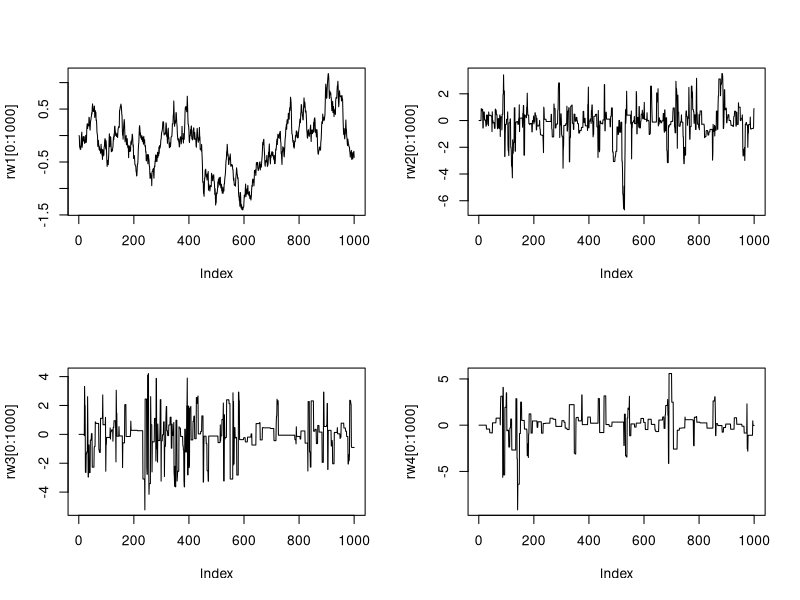
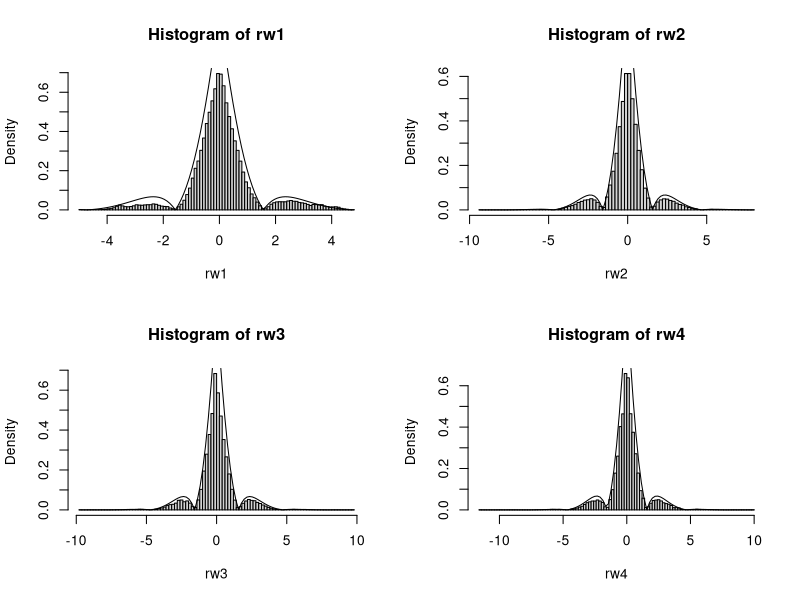
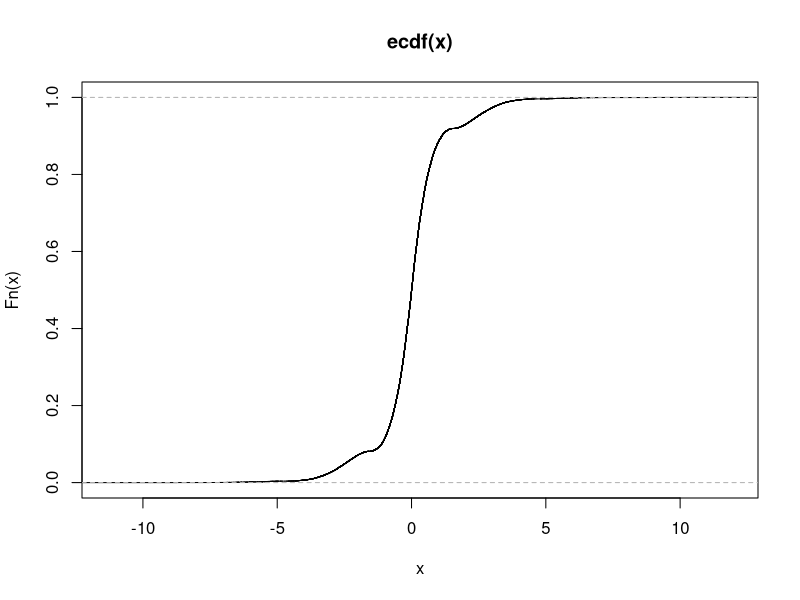
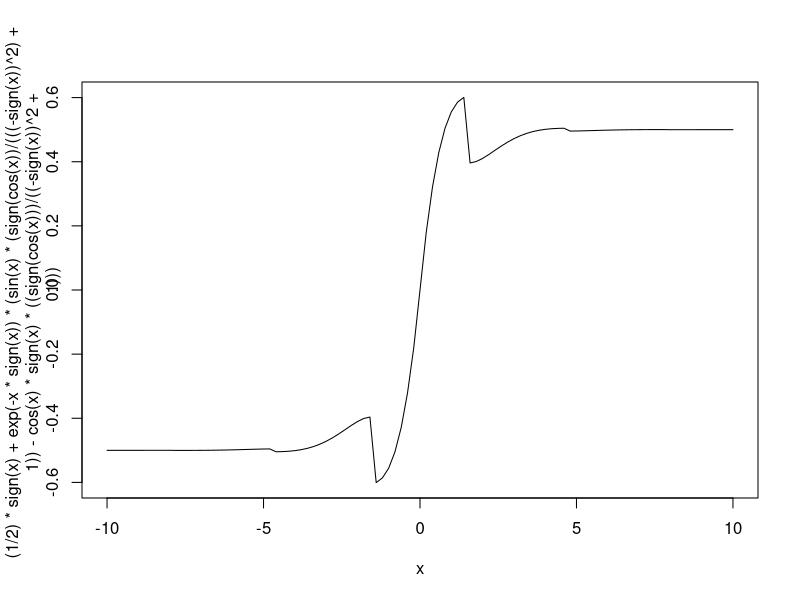

These figures' R source, in order:
# Criando a função
rw.Metropolis <- function(x, sigma, x0, N) {
  f <- function(x) abs(cos(x))*exp(-abs(x))
  x <- numeric(N)
  x[1] <- x0
  k <- 0
  u <- runif(N)
  for(i in 2:N) {
    z <- rnorm(1, mean = 0, sd = sigma)
    y <- x[i - 1] + z
    alpha <- min(f(y)/f(x[i - 1]), 1)
    u <- runif(1)
    if(u <= alpha) {
      x[i] <- y
    } else {
      x[i] <- x[i - 1]
    }
  }
  return(x)
}

rw1 <- rw.Metropolis(0,0.1,0,100000)
rw2 <- rw.Metropolis(0,2,0,100000)
rw3 <- rw.Metropolis(0,5,0,100000)
rw4 <- rw.Metropolis(0,10,0,100000)

par(mfrow = c(2,2))
plot(rw1[0:1000], type = "l")
plot(rw2[0:1000], type = "l")
plot(rw3[0:1000], type = "l")
plot(rw4[0:1000], type = "l")

par(mfrow = c(2,2))
hist(rw1, breaks = 100, freq = FALSE)
curve(abs(cos(x))*exp(-abs(x)), add = TRUE)

hist(rw2, breaks = 100, freq = FALSE)
curve(abs(cos(x))*exp(-abs(x)), add = TRUE)

hist(rw3, breaks = 100, freq = FALSE)
curve(abs(cos(x))*exp(-abs(x)), add = TRUE)

hist(rw4, breaks = 100, freq = FALSE)
curve(abs(cos(x))*exp(-abs(x)), add = TRUE)


## Fora da função
x0 <- 0
N <- 100000
sigma <- 2
f <- function(x) abs(cos(x))*exp(-abs(x))
x <- numeric(N)
x[1] <- x0
k <- 0
u <- runif(N)
for(i in 2:N) {
  z <- rnorm(1, mean = 0, sd = sigma)
  y <- x[i - 1] + z
  alpha <- min(f(y)/f(x[i - 1]), 1)
  u <- runif(1)
  if(u <= alpha) {
    x[i] <- y
  } else {
    x[i] <- x[i - 1]
  }
}

par(mfrow = c(1,1))
plot(ecdf(x))
curve((1/2)*sign(x)+exp(-x*sign(x))*(sin(x)*(sign(cos(x))/(((-sign(x))^2)+1))-cos(x)*sign(x)*((sign(cos(x)))/((-sign(x))^2+1))), from = -10, to = 10)
